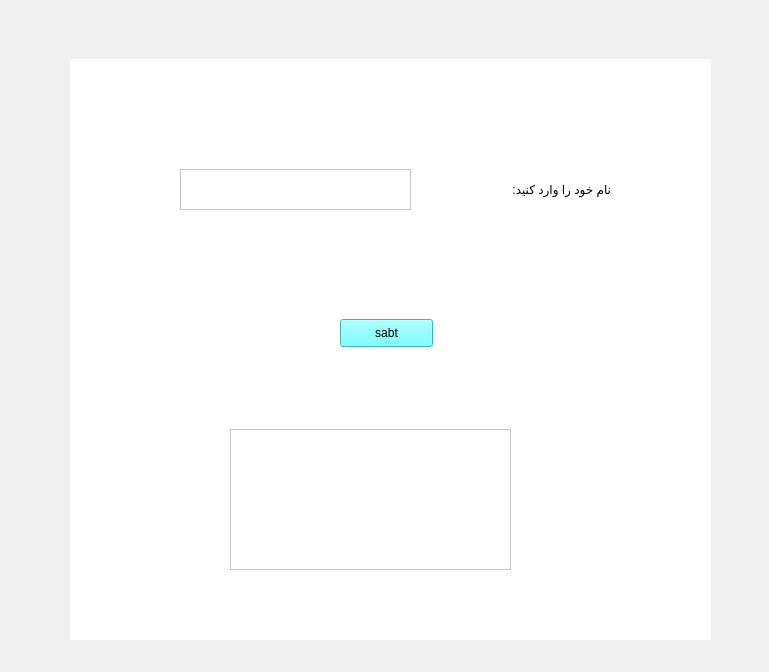
<?xml version="1.0" encoding="UTF-8"?>
<ui version="4.0">
 <class>Form</class>
 <widget class="QWidget" name="Form">
  <property name="geometry">
   <rect>
    <x>0</x>
    <y>0</y>
    <width>769</width>
    <height>672</height>
   </rect>
  </property>
  <property name="windowTitle">
   <string>Form</string>
  </property>
  <widget class="QStackedWidget" name="stackedWidget">
   <property name="geometry">
    <rect>
     <x>70</x>
     <y>59</y>
     <width>641</width>
     <height>581</height>
    </rect>
   </property>
   <property name="styleSheet">
    <string notr="true">background-color: rgb(255, 255, 255);</string>
   </property>
   <property name="currentIndex">
    <number>0</number>
   </property>
   <widget class="QWidget" name="page">
    <widget class="QTextEdit" name="textEdit">
     <property name="geometry">
      <rect>
       <x>110</x>
       <y>110</y>
       <width>231</width>
       <height>41</height>
      </rect>
     </property>
    </widget>
    <widget class="QLabel" name="label">
     <property name="geometry">
      <rect>
       <x>420</x>
       <y>120</y>
       <width>121</width>
       <height>20</height>
      </rect>
     </property>
     <property name="text">
      <string>نام خود را وارد کنید:</string>
     </property>
    </widget>
    <widget class="QPushButton" name="pushButton">
     <property name="geometry">
      <rect>
       <x>270</x>
       <y>260</y>
       <width>93</width>
       <height>28</height>
      </rect>
     </property>
     <property name="styleSheet">
      <string notr="true">background-color: rgb(85, 255, 255);</string>
     </property>
     <property name="text">
      <string>sabt</string>
     </property>
    </widget>
    <widget class="QListWidget" name="listWidget">
     <property name="geometry">
      <rect>
       <x>160</x>
       <y>370</y>
       <width>281</width>
       <height>141</height>
      </rect>
     </property>
    </widget>
   </widget>
   <widget class="QWidget" name="page_2"/>
  </widget>
 </widget>
 <resources/>
 <connections/>
</ui>
